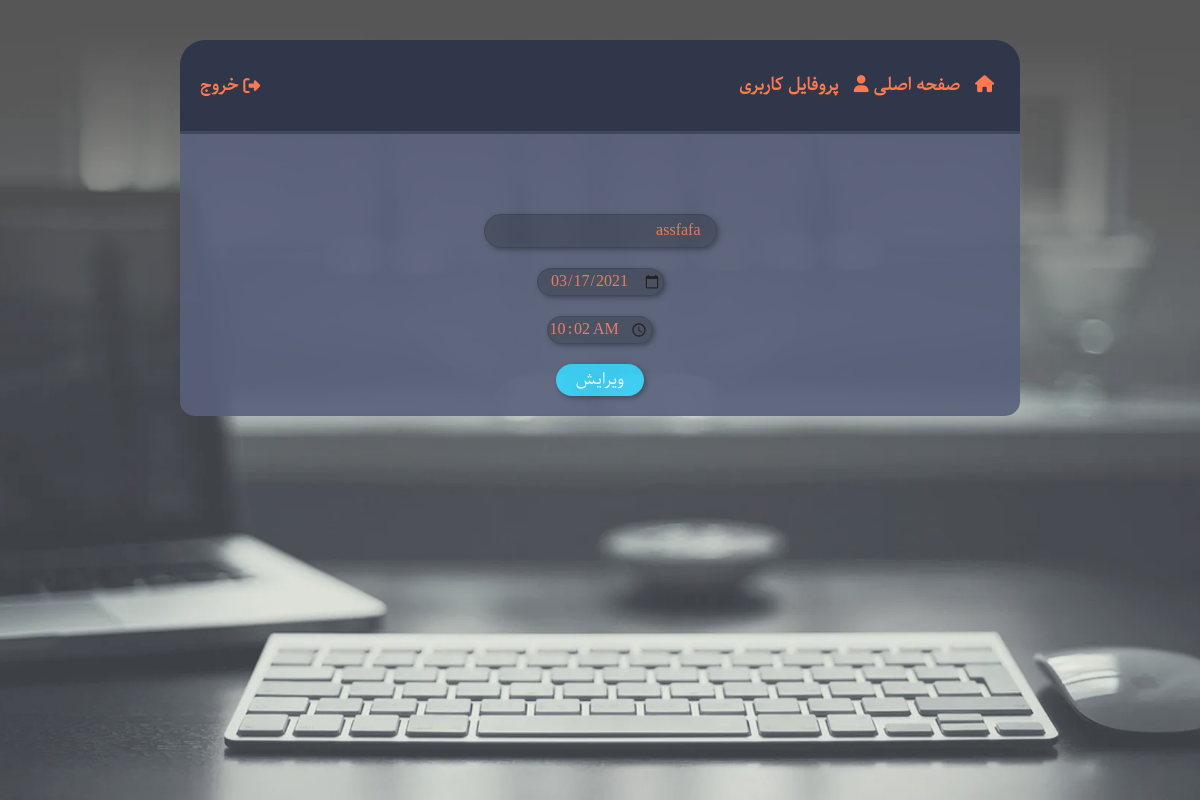
The page /editpost/2 (signed in) on the database its author committed.
### main/models.py (models this page shows, shortened)
class Post(db.Model):
    id=db.Column(db.Integer,primary_key=True)
    title=db.Column(db.String(60),nullable=False)
    date=db.Column(db.Date,nullable=False,default=datetime.utcnow)
    time=db.Column(db.Time,nullable=False,default=datetime.now().time())
    user_id=db.Column(db.Integer,db.ForeignKey("user.id"),nullable=False)

### main/routes.py (the view)
@app.route("/editpost/<int:postid>",methods=["GET","POST"])
@login_required
def editpost(postid):
    form=edit_post_form()
    getpost=Post.query.get_or_404(postid)
    if getpost.author!=current_user:
        abort(403)
    if form.validate_on_submit():
        getpost.title=form.title.data
        getpost.date=form.date.data
        getpost.time=form.time.data
        db.session.commit()
        flash("پست شما ویرایش شد.",category="success")
        return redirect(url_for("index"))
    elif request.method=="GET":
        form.title.data=getpost.title
        form.date.data=getpost.date
        form.time.data=getpost.time
    return render_template("editpost.html",form=form,post=getpost,title=f"ویرایش پست {getpost.id}")

### main/forms.py
class edit_post_form(FlaskForm):
    title = StringField("onvan", validators=[DataRequired("این فیلد باید پر شود"),
                                             Length(3, 25, "تعداد کاراکتر باید بین 3 تا 25 باشد")],
                        render_kw={"placeholder": "عنوان","id":"edit-post-text"})
    date = DateField("date", validators=[DataRequired()], render_kw={"type": "date"})
    time = TimeField("time", validators=[DataRequired()], render_kw={"type": "time", "id": "timeinput"})
    submit = SubmitField("ویرایش")

### main/models.py (called while the page is built)
@login_manager.user_loader
def load_user(user_id):
    return User.query.get(int(user_id))

### main/templates/editpost.html (shortened to what this page needs)
{% extends "layout.html" %}
{% block header %}
    <div class="listright">
        <i class="fas fa-home"></i><a href="{{ url_for("index") }}">
        <li>صفحه اصلی</li>
    </a>
        <i class="fas fa-user"></i><a href="#">
        <li>پروفایل کاربری</li>
    </a>
    </div>
    <div class="listleft">
        <i class="fas fa-sign-out-alt"></i><a href="{{url_for("logout")}}">خروج</a>
    </div>
{% endblock %}
{% block content %}
    <form method="POST" class="edit-post" action="">
        {{form.title}}
        {{ form.date }}
        {{ form.time }}
        {{ form.submit }}
    </form>
{% endblock %}

### main/static/css/main.css (style rules this page uses)
html { height: 100%; }
body { margin: 0px; font-family: parastoo; height: 100%; }
.header li { display: inline; list-style:none; margin-right: 10px; }
.listleft { margin-left: 20px; display: flex; flex-direction: row; justify-content: flex-start; align-items: center; }
.listleft i { margin-left: 5px; }
.listright { margin-right: -14px; }
.header a { text-decoration: none; color: #ff6a3d; }
.register-popup form input[type="email"],input[type="password"],input[type="text"] { text-align: left; background-color: #F1F1F1; padding: 4px 26px; direction: ltr; }
.edit-post { margin-top: 60px; display: flex; flex-direction: column; align-items: center; }
.edit-post input { text-align: center; font-family: parastoo; margin-bottom: 20px; border-radius: 25px; border: 0px; color: #F16B4E; background-color: #2e374d; border: 1px solid #242c3f; font-size: 16px; box-shadow: 2px 2px 5px #242c3f; }
.edit-post input[type="text"] { padding: 4px 15px; text-align: right; }
.edit-post input[type="submit"] { padding: 4px 20px; cursor: pointer; border: 0px; background-color: #1dcbf7; transition: 0.2s ease-in-out; color: white; }

### rows shown on the page
Post: title "assfafa", date "03/17/2021", time "10:02"
